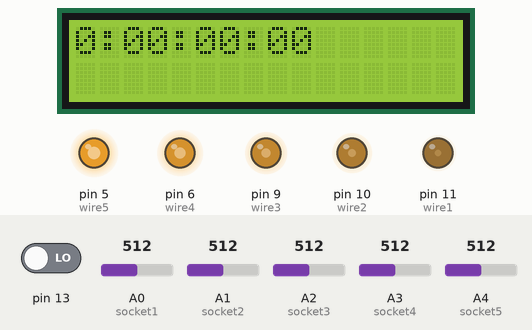
Bench run of a sketch on a simulated Arduino Uno, built with avr-gcc and run on an emulated ATmega328P. Parts: 16×2 character LCD, output pins drawn as LEDs (lit = HIGH). The test bench sets the inputs (shaded band); at power-on: pin 13 LOW, A0 (socket1) = 512, A1 (socket2) = 512, A2 (socket3) = 512, A3 (socket4) = 512, A4 (socket5) = 512. What the sketch prints to the serial monitor is not drawn.

Above: at 1.2 s.
1.3 s: pin 13 driven HIGH
At 3.2 s:
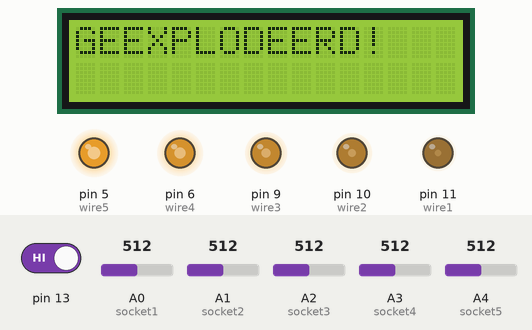
Timing chart, 0 to 4.7 s (numbered marks = the images above; inputs shaded):
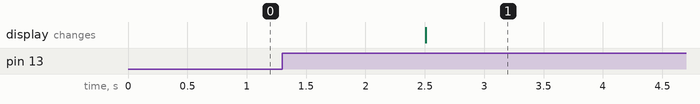

The sketch:

time_bomb.ino
```cpp
#include "Arduino.h"
#include <LiquidCrystal.h>


LiquidCrystal lcd(12, 8, 7, 4, 3, 2);
long setTime = 0;
int start = 0;
int i = 0;
int pressed = 0;
int wire1 = 11;
int wire2 = 10;
int wire3 = 9;
int wire4 = 6;
int wire5 = 5;
int socket1 = A0;
int socket2 = A1;
int socket3 = A2;
int socket4 = A3;
int socket5 = A4;
int onklaar = 0;
int pogingen = 5;


String formatOutput(int hours, int minutes, int seconds, int tenmils) {
	String result = "";
	result += hours;
	result += ":";
	if (minutes < 10) {
		result += "0";
	}
	result += minutes;
	result += ":";
	if (seconds < 10) {
		result += "0";
	}
	result += seconds;
	result += ":";
	if (tenmils < 10) {
		result += "0";
	}
	result += tenmils;
	return result;
}

void printVal(int val) {
	Serial.print(val);
	Serial.print(", ");
}

int readVal(int socket) {
	int delayTime = 10;
	int val = analogRead(socket);
	delay(delayTime);
	val = analogRead(socket);
	delay(delayTime);
	return val / 4;
}

int checkWires() {
	//Serial.print("input : ");
	int val1 = readVal(socket1);
	printVal(readVal(socket1));
	int val2 = readVal(socket2);
	printVal(readVal(socket2));
	int val3 = readVal(socket3);
	printVal(readVal(socket3));
	int val4 = readVal(socket4);
	printVal(readVal(socket4));
	int val5 = readVal(socket5);
	printVal(readVal(socket5));
	Serial.println("");
	if (val1 < 60 && val2 > 60 && val2 < 100 && val3 > 100 && val3 < 140
			&& val4 > 140 && val4 < 180 && val5 > 180 && val5 < 220) {
		return 1;
	} else {
		return 0;
	}
}

void explode() {
	lcd.setCursor(0, 0);
	lcd.print("GEEXPLODEERD!     ");
	lcd.setCursor(0, 1);
	lcd.print("               ");
	onklaar = 1;
}

void dismantle() {
	lcd.setCursor(0, 0);
	lcd.print("ONTMANTELD!     ");
	lcd.setCursor(0, 1);
	lcd.print("                    ");
	onklaar = 1;
}

void setup() {
	pinMode(wire1, OUTPUT);
	pinMode(wire2, OUTPUT);
	pinMode(wire3, OUTPUT);
	pinMode(wire4, OUTPUT);
	pinMode(wire5, OUTPUT);
	pinMode(socket1, INPUT_PULLUP);
	pinMode(socket2, INPUT_PULLUP);
	pinMode(socket3, INPUT_PULLUP);
	pinMode(socket4, INPUT_PULLUP);
	pinMode(socket5, INPUT_PULLUP);
	Serial.begin(9600);
	lcd.begin(16, 2);
	lcd.setCursor(0, 0);
	lcd.print("0:00:00:00");
	analogWrite(wire1, 40);
	analogWrite(wire2, 80);
	analogWrite(wire3, 120);
	analogWrite(wire4, 160);
	analogWrite(wire5, 200);
}

void loop() {
	int switchstate_setplus_time = digitalRead(13);
	if (start == 1 && onklaar == 0) {
		int ontmanteld = checkWires();
		long milliseconds = setTime - millis();
		int hours = milliseconds / 3600000;
		int minutes = (milliseconds % 3600000) / 60000;
		int seconds = (milliseconds % 60000) / 1000;
		int tenmils = (milliseconds % 1000) / 10;
		int procent = milliseconds * 100 / setTime + 1;
		if (milliseconds > 0) {
			if (onklaar == 0) {
				lcd.setCursor(0, 0);
				lcd.print(formatOutput(hours, minutes, seconds, tenmils));
				lcd.setCursor(0, 1);
				lcd.print("POGINGEN : ");
				lcd.print(pogingen);
				lcd.print("                 ");
				if (ontmanteld == 1 && switchstate_setplus_time == HIGH) {
					dismantle();
				}
				if (switchstate_setplus_time == HIGH
						&& milliseconds < (setTime - 10000) && ontmanteld == 0) {
					pogingen -= 1;
					Serial.println("!poging!");
					delay(1000);
				}
				Serial.println(pogingen);
				if (pogingen < 1) {
					setTime = 0;
				}
			}
		} else {
			if (onklaar == 0) {
				explode();
			}
		}
	}

	if (start == 0 && onklaar == 0) {
		if (switchstate_setplus_time == HIGH) {
			pressed = 1;
		}
		if (switchstate_setplus_time == LOW && pressed == 1) {
			lcd.setCursor(2, 0);
			setTime += 600000;
			if (setTime > 10800000) {
				setTime = 0;
			}
			int secondhours = setTime / 3600000;
			int secondminutes = (setTime % 3600000) / 60000;
			lcd.print(secondminutes);
			lcd.setCursor(0, 0);
			lcd.print(secondhours);
			lcd.setCursor(0, 1);
			lcd.print("HOLD TO CONFIRM");
			pressed = 0;
			delay(200);
		}
		while (switchstate_setplus_time == HIGH) {
			switchstate_setplus_time = digitalRead(13);
			if (i > 99) {
				setTime += millis();
				start = 1;
				break;
			}
			i += 1;
			if (switchstate_setplus_time == LOW) {
				i = 0;
			}
			delay(10);
		}
	}
}
```

sloeber.ino.cpp
```cpp
#ifdef __IN_ECLIPSE__
//This is a automatic generated file
//Please do not modify this file
//If you touch this file your change will be overwritten during the next build
//This file has been generated on 2018-10-22 20:09:27

#include "Arduino.h"
#include "Arduino.h"
#include <LiquidCrystal.h>

String formatOutput(int hours, int minutes, int seconds, int tenmils) ;
void printVal(int val) ;
int readVal(int socket) ;
int checkWires() ;
void explode() ;
void dismantle() ;
void setup() ;
void loop() ;

#include "time_bomb.ino"


#endif
```

Measured:
- after the input at 1.3 s, the display: changes after 1.2 s (image 1)
